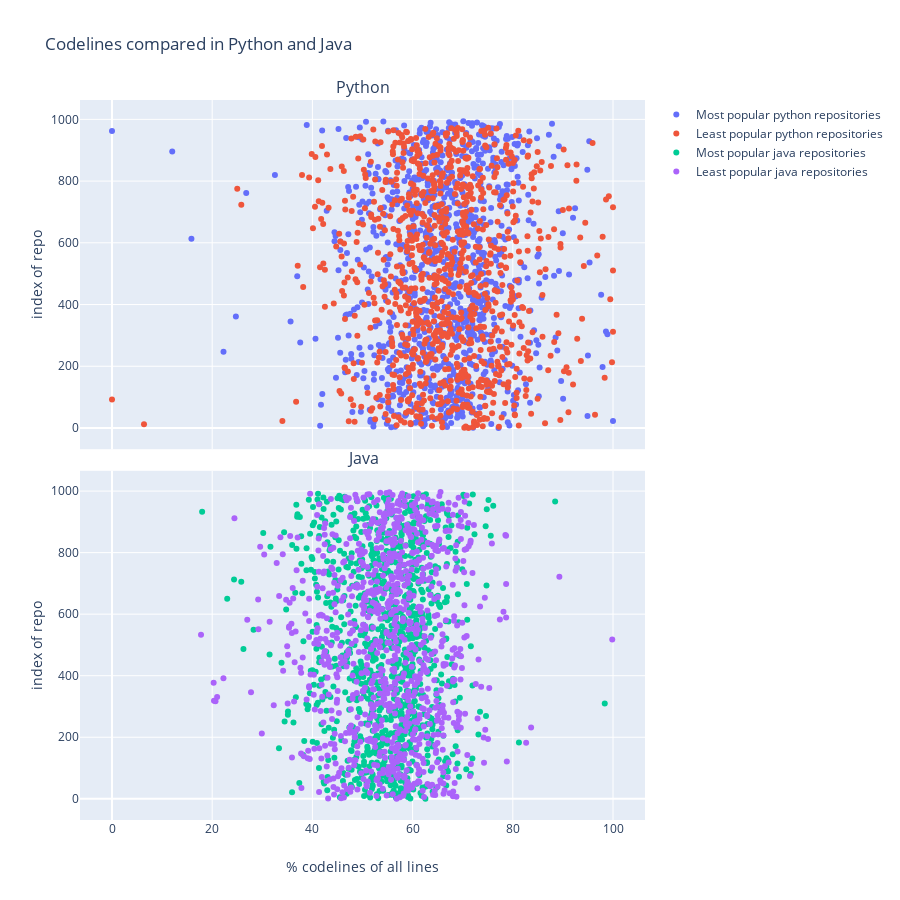

Notebook source saved alongside this figure:
### Code cell
import plotly.graph_objects as go
from plotly.subplots import make_subplots


y0 = df_python_best['codelines'].values/(df_python_best['codelines'].values + df_python_best['commentlines'].values + df_python_best['emptylines'].values)*100
y1 = df_python_worst['codelines'].values/(df_python_worst['codelines'].values + df_python_worst['commentlines'].values +df_python_worst['emptylines'].values)*100
y2 = df_java_best['codelines'].values/(df_java_best['codelines'].values + df_java_best['commentlines'].values + df_java_best['emptylines'].values)*100
y3 = df_java_worst['codelines'].values/(df_java_worst['codelines'].values + df_java_worst['commentlines'].values +df_java_worst['emptylines'].values)*100

fig = make_subplots(
    rows=2, cols=1, subplot_titles=("Python", "Java"), shared_xaxes=True, vertical_spacing=0.03,
)

# Add traces
fig.add_trace(go.Scatter(x=y0,
                    mode='markers',
                    name='Most popular python repositories')
              ,row=1, col=1
             )

# Add traces
fig.add_trace(go.Scatter(x=y1,
                    mode='markers',
                    name='Least popular python repositories')
              ,row=1,col=1
             )

# Add traces
fig.add_trace(go.Scatter(x=y2,
                    mode='markers',
                    name='Most popular java repositories')
              ,row=2, col=1
             )

# Add traces
fig.add_trace(go.Scatter(x=y3,
                    mode='markers',
                    name='Least popular java repositories')
              ,row=2,col=1
             )


# Update yaxis properties
fig.update_xaxes(title_text="% codelines of all lines", row=2, col=1)

# Update yaxis properties
fig.update_yaxes(title_text="index of repo", row=1, col=1)

# Update yaxis properties
fig.update_yaxes(title_text="index of repo", row=2, col=1)

fig.update_layout(
    title_text="Codelines compared in Python and Java",
    height=900,
)

fig.show()

### Figure 1 — Plotly figure (JSON) as saved in the notebook; plotly's stock layout.template omitted (floating-point values rounded to 4 significant figures; data arrays with more than 128 entries replaced by an {"elided": "..."} marker saying what was removed)
{"data": [{"mode": "markers", "name": "Most popular python repositories", "type": "scatter", "x": {"elided": "995 float values"}, "xaxis": "x", "yaxis": "y"}, {"mode": "markers", "name": "Least popular python repositories", "type": "scatter", "x": {"elided": "974 float values"}, "xaxis": "x", "yaxis": "y"}, {"mode": "markers", "name": "Most popular java repositories", "type": "scatter", "x": {"elided": "992 float values"}, "xaxis": "x2", "yaxis": "y2"}, {"mode": "markers", "name": "Least popular java repositories", "type": "scatter", "x": {"elided": "998 float values"}, "xaxis": "x2", "yaxis": "y2"}], "layout": {"annotations": [{"font": {"size": 16}, "showarrow": false, "text": "Python", "x": 0.5, "xanchor": "center", "xref": "paper", "y": 1, "yanchor": "bottom", "yref": "paper"}, {"font": {"size": 16}, "showarrow": false, "text": "Java", "x": 0.5, "xanchor": "center", "xref": "paper", "y": 0.485, "yanchor": "bottom", "yref": "paper"}], "height": 900, "title": {"text": "Codelines compared in Python and Java"}, "xaxis": {"anchor": "y", "domain": [0, 1], "matches": "x2", "showticklabels": false}, "xaxis2": {"anchor": "y2", "domain": [0, 1], "title": {"text": "% codelines of all lines"}}, "yaxis": {"anchor": "x", "domain": [0.515, 1], "title": {"text": "index of repo"}}, "yaxis2": {"anchor": "x2", "domain": [0, 0.485], "title": {"text": "index of repo"}}}}
